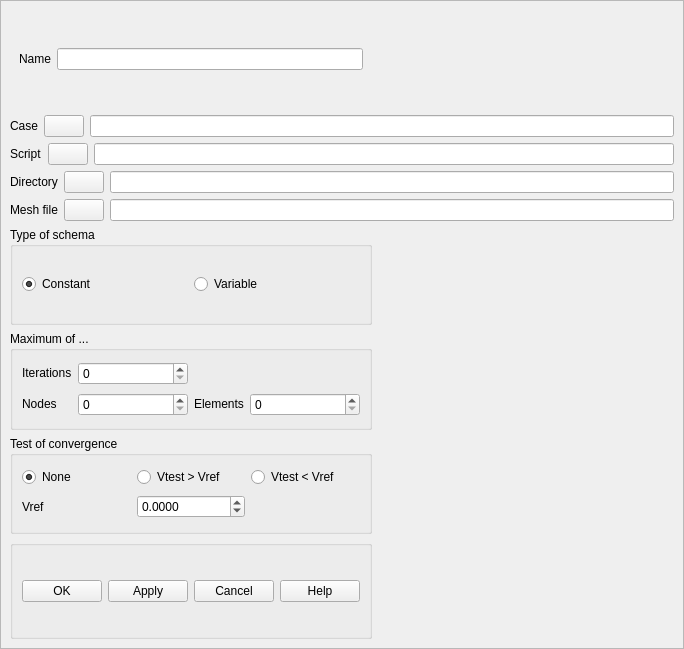
<?xml version="1.0" encoding="UTF-8"?>
<ui version="4.0">
 <class>CreateYACS</class>
 <widget class="QScrollArea" name="CreateYACS">
  <property name="geometry">
   <rect>
    <x>0</x>
    <y>0</y>
    <width>684</width>
    <height>649</height>
   </rect>
  </property>
  <property name="sizePolicy">
   <sizepolicy hsizetype="Preferred" vsizetype="Preferred">
    <horstretch>0</horstretch>
    <verstretch>0</verstretch>
   </sizepolicy>
  </property>
  <property name="minimumSize">
   <size>
    <width>600</width>
    <height>500</height>
   </size>
  </property>
  <property name="sizeIncrement">
   <size>
    <width>1</width>
    <height>1</height>
   </size>
  </property>
  <property name="baseSize">
   <size>
    <width>600</width>
    <height>500</height>
   </size>
  </property>
  <property name="windowTitle">
   <string>Create YACS</string>
  </property>
  <property name="widgetResizable">
   <bool>true</bool>
  </property>
  <widget class="QWidget" name="scrollAreaWidgetContents">
   <property name="geometry">
    <rect>
     <x>0</x>
     <y>0</y>
     <width>680</width>
     <height>645</height>
    </rect>
   </property>
   <property name="sizeGripEnabled" stdset="0">
    <bool>true</bool>
   </property>
   <layout class="QGridLayout" name="gridLayout_5">
    <item row="0" column="0">
     <widget class="QWidget" name="WName" native="true">
      <layout class="QGridLayout" name="gridLayout_2">
       <item row="0" column="0">
        <widget class="QLabel" name="Name">
         <property name="text">
          <string>Name</string>
         </property>
        </widget>
       </item>
       <item row="0" column="1">
        <widget class="QLineEdit" name="LEName">
         <property name="maxLength">
          <number>32</number>
         </property>
        </widget>
       </item>
      </layout>
     </widget>
    </item>
    <item row="0" column="1">
     <spacer name="horizontalSpacer">
      <property name="orientation">
       <enum>Qt::Horizontal</enum>
      </property>
      <property name="sizeHint" stdset="0">
       <size>
        <width>131</width>
        <height>20</height>
       </size>
      </property>
     </spacer>
    </item>
    <item row="1" column="0" colspan="2">
     <layout class="QGridLayout" name="gridLayout">
      <item row="0" column="0">
       <widget class="QLabel" name="Case">
        <property name="text">
         <string>Case</string>
        </property>
       </widget>
      </item>
      <item row="0" column="1">
       <widget class="QPushButton" name="PBCaseName">
        <property name="enabled">
         <bool>true</bool>
        </property>
        <property name="maximumSize">
         <size>
          <width>50</width>
          <height>27</height>
         </size>
        </property>
        <property name="text">
         <string/>
        </property>
       </widget>
      </item>
      <item row="0" column="2">
       <widget class="QLineEdit" name="LECaseName">
        <property name="minimumSize">
         <size>
          <width>382</width>
          <height>21</height>
         </size>
        </property>
       </widget>
      </item>
     </layout>
    </item>
    <item row="2" column="0" colspan="2">
     <layout class="QHBoxLayout" name="_2">
      <property name="spacing">
       <number>6</number>
      </property>
      <property name="margin">
       <number>0</number>
      </property>
      <item>
       <widget class="QLabel" name="Script">
        <property name="text">
         <string>Script</string>
        </property>
       </widget>
      </item>
      <item>
       <widget class="QPushButton" name="PBScriptFile">
        <property name="text">
         <string/>
        </property>
        <property name="autoDefault">
         <bool>false</bool>
        </property>
       </widget>
      </item>
      <item>
       <widget class="QLineEdit" name="LEScriptFile">
        <property name="minimumSize">
         <size>
          <width>382</width>
          <height>21</height>
         </size>
        </property>
       </widget>
      </item>
     </layout>
    </item>
    <item row="3" column="0" colspan="2">
     <layout class="QHBoxLayout">
      <property name="spacing">
       <number>6</number>
      </property>
      <property name="margin">
       <number>0</number>
      </property>
      <item>
       <widget class="QLabel" name="DirectoryStart">
        <property name="text">
         <string>Directory</string>
        </property>
       </widget>
      </item>
      <item>
       <widget class="QPushButton" name="PBDir">
        <property name="text">
         <string/>
        </property>
        <property name="autoDefault">
         <bool>false</bool>
        </property>
       </widget>
      </item>
      <item>
       <widget class="QLineEdit" name="LEDirName">
        <property name="minimumSize">
         <size>
          <width>382</width>
          <height>21</height>
         </size>
        </property>
       </widget>
      </item>
     </layout>
    </item>
    <item row="4" column="0" colspan="2">
     <layout class="QHBoxLayout" name="_3">
      <property name="spacing">
       <number>6</number>
      </property>
      <property name="margin">
       <number>0</number>
      </property>
      <item>
       <widget class="QLabel" name="MeshFile">
        <property name="text">
         <string>Mesh file</string>
        </property>
       </widget>
      </item>
      <item>
       <widget class="QPushButton" name="PBMeshFile">
        <property name="text">
         <string/>
        </property>
        <property name="autoDefault">
         <bool>false</bool>
        </property>
       </widget>
      </item>
      <item>
       <widget class="QLineEdit" name="LEMeshFile">
        <property name="minimumSize">
         <size>
          <width>382</width>
          <height>21</height>
         </size>
        </property>
       </widget>
      </item>
     </layout>
    </item>
    <item row="5" column="0">
     <widget class="QGroupBox" name="GBTypeSchema">
      <property name="title">
       <string>Type of schema</string>
      </property>
      <layout class="QHBoxLayout" name="_4">
       <property name="spacing">
        <number>6</number>
       </property>
       <property name="margin">
        <number>9</number>
       </property>
       <item>
        <widget class="QRadioButton" name="RBConstant">
         <property name="text">
          <string>Constant</string>
         </property>
         <property name="checked">
          <bool>true</bool>
         </property>
        </widget>
       </item>
       <item>
        <widget class="QRadioButton" name="RBVariable">
         <property name="text">
          <string>Variable</string>
         </property>
        </widget>
       </item>
      </layout>
     </widget>
    </item>
    <item row="6" column="0">
     <widget class="QGroupBox" name="GBMax">
      <property name="title">
       <string>Maximum of ...</string>
      </property>
      <layout class="QGridLayout" name="gridLayout_3">
       <item row="0" column="0">
        <widget class="QLabel" name="TLMaxIteration">
         <property name="sizePolicy">
          <sizepolicy hsizetype="Fixed" vsizetype="Fixed">
           <horstretch>0</horstretch>
           <verstretch>0</verstretch>
          </sizepolicy>
         </property>
         <property name="text">
          <string>Iterations</string>
         </property>
         <property name="wordWrap">
          <bool>false</bool>
         </property>
        </widget>
       </item>
       <item row="0" column="1">
        <widget class="QSpinBox" name="SpinBoxMaxIter">
         <property name="minimum">
          <number>0</number>
         </property>
         <property name="maximum">
          <number>999999999</number>
         </property>
         <property name="value">
          <number>0</number>
         </property>
        </widget>
       </item>
       <item row="1" column="0">
        <widget class="QLabel" name="TLMaxNodes">
         <property name="sizePolicy">
          <sizepolicy hsizetype="Fixed" vsizetype="Fixed">
           <horstretch>0</horstretch>
           <verstretch>0</verstretch>
          </sizepolicy>
         </property>
         <property name="text">
          <string>Nodes</string>
         </property>
         <property name="wordWrap">
          <bool>false</bool>
         </property>
        </widget>
       </item>
       <item row="1" column="1">
        <widget class="QSpinBox" name="SpinBoxMaxNode">
         <property name="minimum">
          <number>0</number>
         </property>
         <property name="maximum">
          <number>999999999</number>
         </property>
         <property name="value">
          <number>0</number>
         </property>
        </widget>
       </item>
       <item row="1" column="2">
        <widget class="QLabel" name="TLMaxElem">
         <property name="sizePolicy">
          <sizepolicy hsizetype="Fixed" vsizetype="Fixed">
           <horstretch>0</horstretch>
           <verstretch>0</verstretch>
          </sizepolicy>
         </property>
         <property name="text">
          <string>Elements</string>
         </property>
         <property name="wordWrap">
          <bool>false</bool>
         </property>
        </widget>
       </item>
       <item row="1" column="3">
        <widget class="QSpinBox" name="SpinBoxMaxElem">
         <property name="minimum">
          <number>0</number>
         </property>
         <property name="maximum">
          <number>999999999</number>
         </property>
         <property name="value">
          <number>0</number>
         </property>
        </widget>
       </item>
      </layout>
     </widget>
    </item>
    <item row="6" column="1">
     <spacer name="horizontalSpacer_2">
      <property name="orientation">
       <enum>Qt::Horizontal</enum>
      </property>
      <property name="sizeHint" stdset="0">
       <size>
        <width>269</width>
        <height>20</height>
       </size>
      </property>
     </spacer>
    </item>
    <item row="7" column="0">
     <widget class="QGroupBox" name="GBConvergence">
      <property name="title">
       <string>Test of convergence</string>
      </property>
      <layout class="QGridLayout" name="gridLayout_4">
       <item row="0" column="0">
        <widget class="QRadioButton" name="RBNone">
         <property name="text">
          <string>None</string>
         </property>
         <property name="checked">
          <bool>true</bool>
         </property>
        </widget>
       </item>
       <item row="0" column="1">
        <widget class="QRadioButton" name="RBVMinAbs">
         <property name="text">
          <string>Vtest &gt; Vref</string>
         </property>
        </widget>
       </item>
       <item row="0" column="2">
        <widget class="QRadioButton" name="RBVMaxAbs">
         <property name="text">
          <string>Vtest &lt; Vref</string>
         </property>
        </widget>
       </item>
       <item row="1" column="0">
        <widget class="QLabel" name="labelVref">
         <property name="text">
          <string>Vref</string>
         </property>
        </widget>
       </item>
       <item row="1" column="1">
        <widget class="QDoubleSpinBox" name="doubleSpinBoxConvergence">
         <property name="decimals">
          <number>4</number>
         </property>
         <property name="minimum">
          <double>-999999999.000000000000000</double>
         </property>
         <property name="maximum">
          <double>999999999.000000000000000</double>
         </property>
        </widget>
       </item>
      </layout>
     </widget>
    </item>
    <item row="7" column="1">
     <spacer name="horizontalSpacer_3">
      <property name="orientation">
       <enum>Qt::Horizontal</enum>
      </property>
      <property name="sizeHint" stdset="0">
       <size>
        <width>269</width>
        <height>20</height>
       </size>
      </property>
     </spacer>
    </item>
    <item row="8" column="0">
     <widget class="QGroupBox" name="GroupButtons">
      <property name="title">
       <string/>
      </property>
      <layout class="QGridLayout">
       <property name="margin">
        <number>9</number>
       </property>
       <property name="spacing">
        <number>6</number>
       </property>
       <item row="0" column="4">
        <widget class="QPushButton" name="buttonHelp">
         <property name="text">
          <string>Help</string>
         </property>
         <property name="autoDefault">
          <bool>false</bool>
         </property>
        </widget>
       </item>
       <item row="0" column="1">
        <widget class="QPushButton" name="buttonApply">
         <property name="text">
          <string>Apply</string>
         </property>
         <property name="autoDefault">
          <bool>false</bool>
         </property>
        </widget>
       </item>
       <item row="0" column="0">
        <widget class="QPushButton" name="buttonOk">
         <property name="text">
          <string>OK</string>
         </property>
         <property name="autoDefault">
          <bool>false</bool>
         </property>
        </widget>
       </item>
       <item row="0" column="2">
        <widget class="QPushButton" name="buttonCancel">
         <property name="text">
          <string>Cancel</string>
         </property>
         <property name="autoDefault">
          <bool>false</bool>
         </property>
        </widget>
       </item>
      </layout>
     </widget>
    </item>
    <item row="8" column="1">
     <spacer name="spacer_2">
      <property name="orientation">
       <enum>Qt::Horizontal</enum>
      </property>
      <property name="sizeType">
       <enum>QSizePolicy::Fixed</enum>
      </property>
      <property name="sizeHint" stdset="0">
       <size>
        <width>128</width>
        <height>25</height>
       </size>
      </property>
     </spacer>
    </item>
   </layout>
  </widget>
 </widget>
 <resources/>
 <connections/>
</ui>
